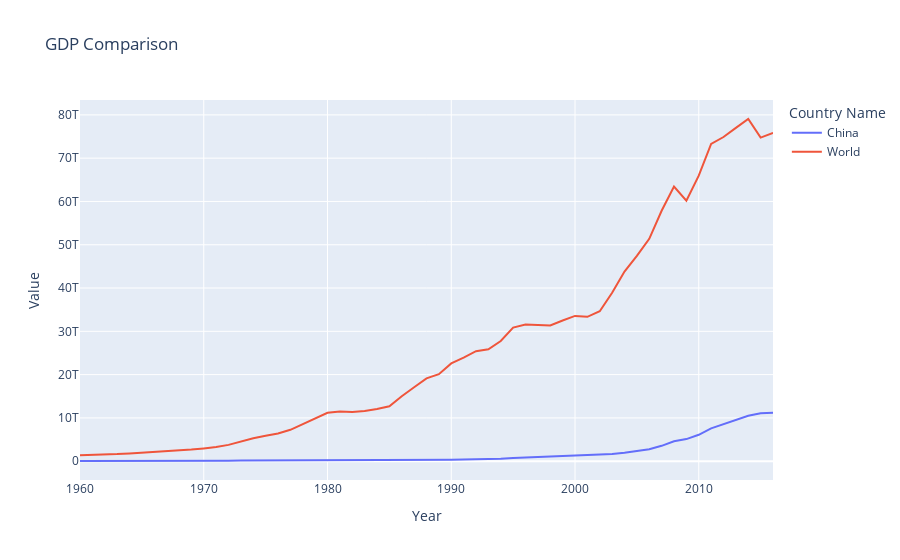

The notebook cell saved with this chart:
### Markdown cell above
## GDP comparison between Specific Countries

### Code cell
c1= df[df['Country Name']=='China']
c2= df[df['Country Name']=='World']

df_pr= pd.concat([c1,c2],axis=0)

fig= px.line(df_pr, x= 'Year', y='Value', title= 'GDP Comparison', color='Country Name')
pyo.plot(fig,filename = 'Chiwd.html')
fig
